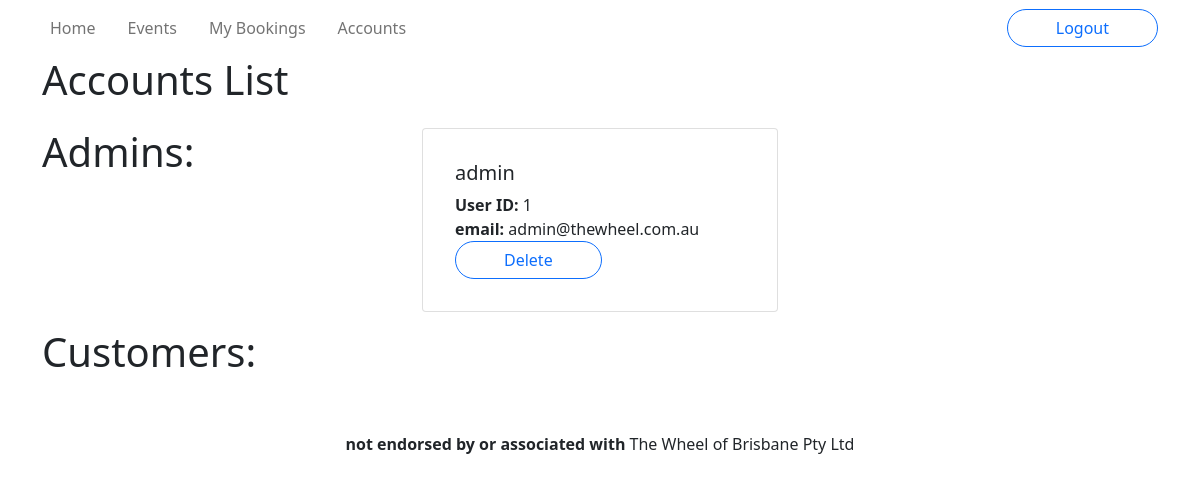
The page /accounts/ (signed in) on the database as committed earlier.
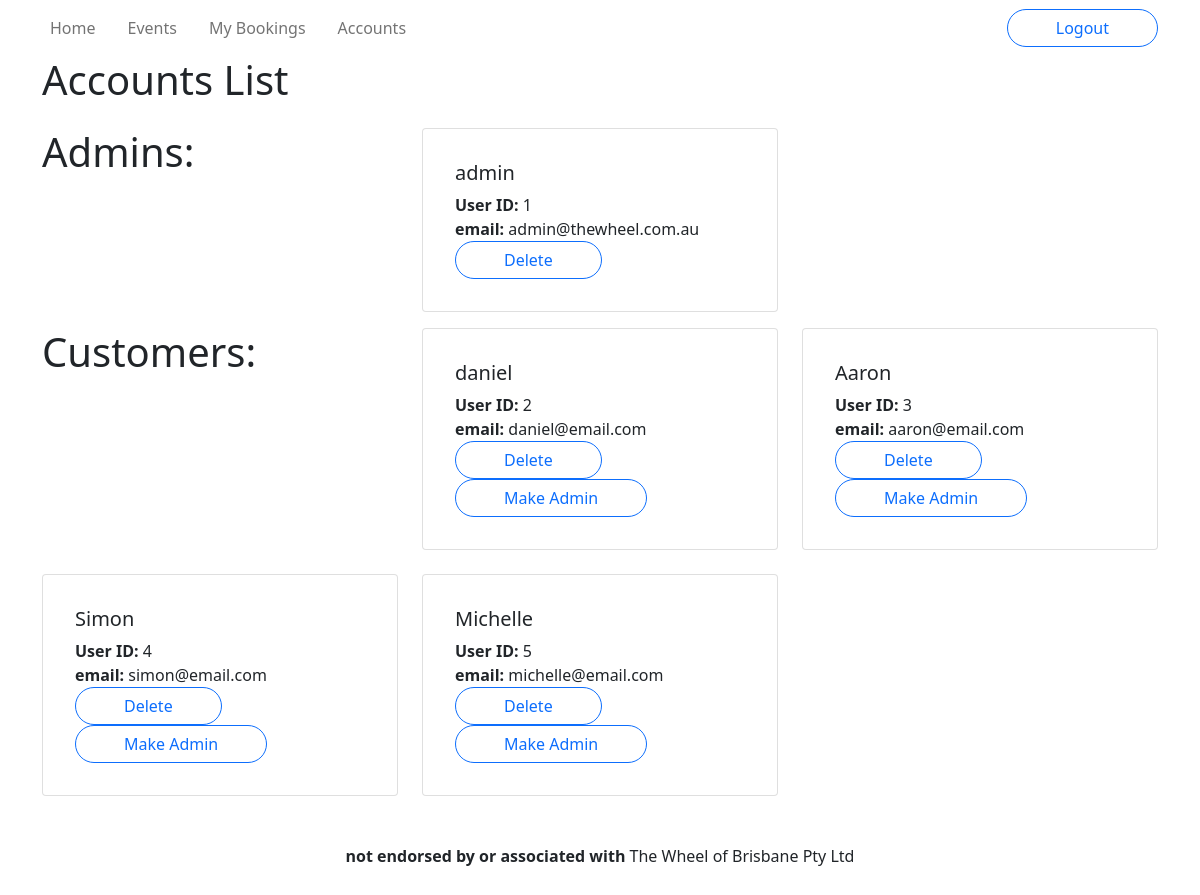
The same page on the database as committed later.
### wheel/models.py (models this page shows, shortened)
class User(db.Model, UserMixin):
    __tablename__ = 'users'
    id = db.Column(db.Integer, primary_key=True)
    name = db.Column(db.String(100), nullable=False)
    email = db.Column(db.String(100), index=True, unique=True, nullable=False)
    password_hash = db.Column(db.String(255), nullable=False)
    type = db.Column(db.Enum('customer','administrator'), nullable=False, default='customer')
    reviews = db.relationship('Review', backref='author')
    bookings = db.relationship('Booking', backref='customer')
    @staticmethod
    def get(id: int):
        return User.query.get(id)
    def is_admin(self):
        return self.type == 'administrator'

### wheel/controllers/accounts.py (the view)
@accounts.route('/')
@login_required
def get():
    users = User.query.all()
    return render_template('accounts.html', users=users)

### wheel/templates/accounts.html (shortened to what this page needs)
{% extends 'base.html' %}
{% block title %}Accounts List{% endblock %}
{% block content %}
<section class="row row-cols-1 row-cols-md-2 row-cols-xl-3 g-4 mb-3">
    <h1>Admins: </h1>
        {% for user in users %}
            {% if user.type == 'administrator' %}
            <div id="{{ user.id }}" class="col">
                <div class="card">
                    <div class="card-body">
                        <div class="card-body">
                            <h5>{{ user.name }}</h5>
                            <div><strong>User ID: </strong>{{ user.id }}</div>
                            <div><strong>email: </strong>{{ user.email }}</div>
                            <div class="col-sm-auto my-auto">
                                <a href="{{ url_for('accounts.delete', id=user.id) }}" class="btn btn-outline-primary rounded-pill px-5">Delete</a>
                            </div>
                        </div>
                    </div>
                </div>
            </div>
            {% endif %}
        {% endfor %}
</section>
<section class="row row-cols-1 row-cols-md-2 row-cols-xl-3 g-4 mb-3">
    <h1>Customers: </h1>
        {% for user in users %}
            {% if user.type == 'customer' %}
            <div id="{{ user.id }}" class="col">
                <div class="card">
                    <div class="card-body">
                        <div class="card-body">
                            <h5>{{ user.name }}</h5>
                            <div><strong>User ID: </strong>{{ user.id }}</div>
                            <div><strong>email: </strong>{{ user.email }}</div>
                            <div class="col-sm-auto my-auto">
                                <a href="{{ url_for('accounts.delete', id=user.id) }}" class="btn btn-outline-primary rounded-pill px-5">Delete</a>
                                <a href="{{ url_for('accounts.admin', id=user.id) }}" class="btn btn-outline-primary rounded-pill px-5">Make Admin</a>
                            </div>
                        </div>
                    </div>
                </div>
            </div>
            {% endif %}
        {% endfor %}
</section>
{% endblock %}

Rows that differ between the two databases and show on the page:
added User: name "daniel", id "2", email "daniel@email.com", shown under "Customers:"
added User: name "Aaron", id "3", email "aaron@email.com", shown under "Customers:"
added User: name "Simon", id "4", email "simon@email.com", shown under "Customers:"
added User: name "Michelle", id "5", email "michelle@email.com", shown under "Customers:"
